Frame 1 (no input): blank canvas, image omitted
Frame 60 (no input): blank canvas, image omitted
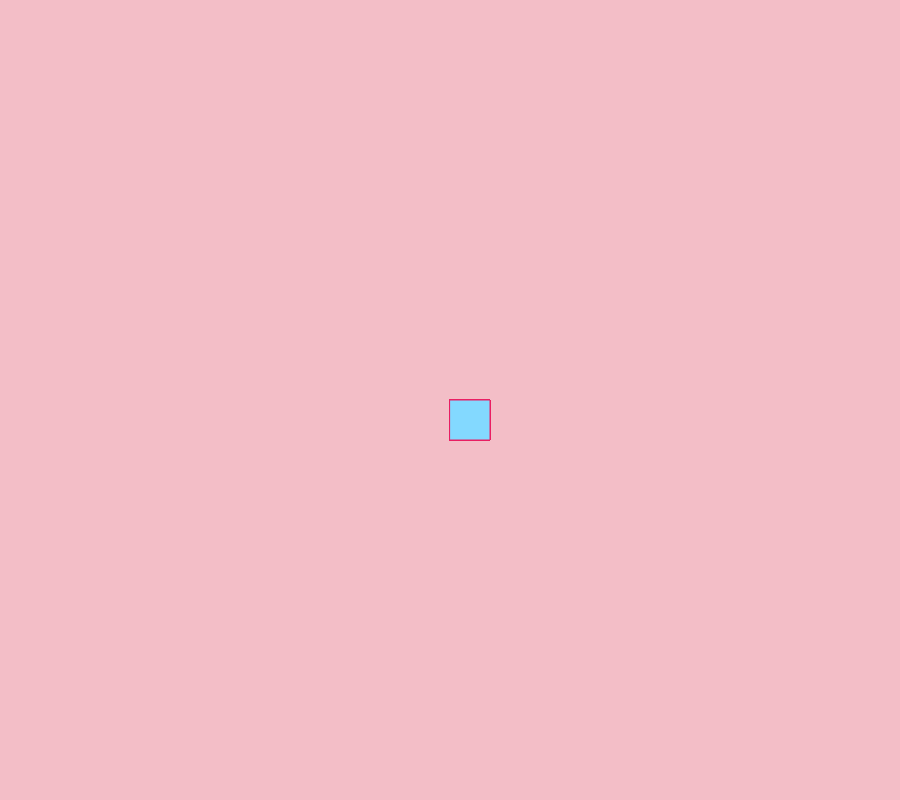
Frame 120 (the mouse pressed at the canvas centre since frame 60)

The p5.js sketch whose frames 1 and 60 were blank and that drew this single picture after the mouse press (run headless with seeded random() and noise() and a simulated clock; from frame 60 on, the mouse is pressed at the canvas centre):

// p5.js sketch
// ── sketch.js
function setup() {
  createCanvas(900, 800);
  background("rgb(243,190,199)");//função para pintar o fundo
  } 

function draw() {
stroke("#E91E63");//altera a cor da borda do desenho
fill("#83D9FF");//altera a cor do preenchimento do desenho

    
if(mouseIsPressed) {
  rect(mouseX, mouseY, 40, 40);
 }
 }   
